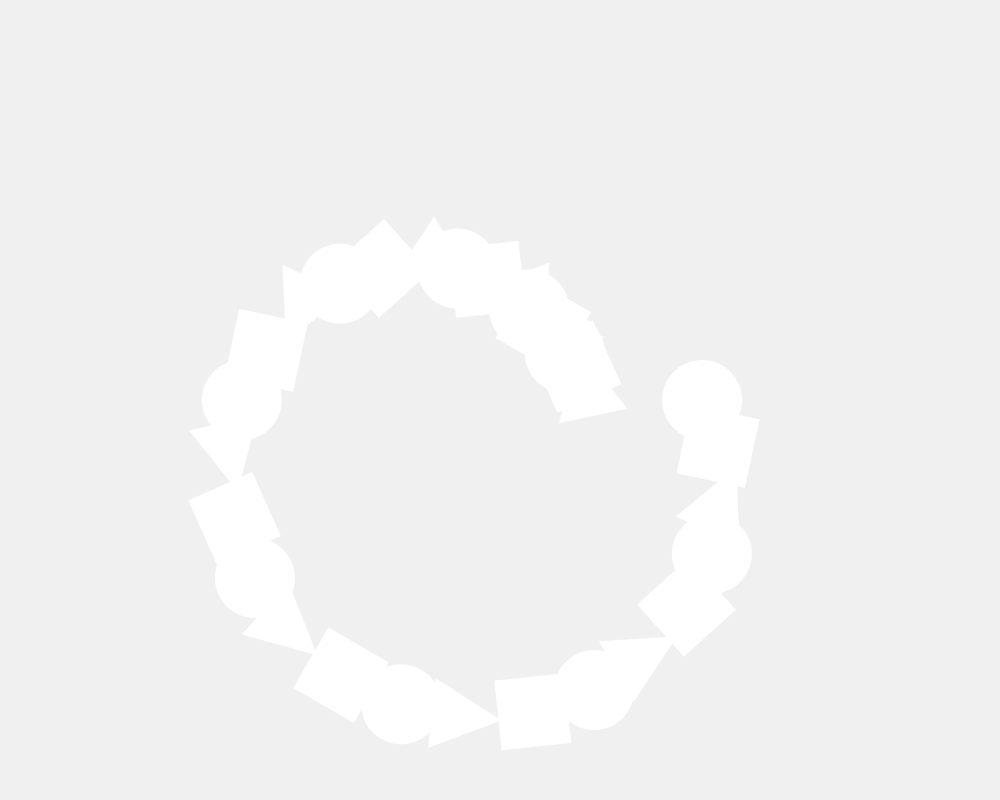
Frame 1 (no input)
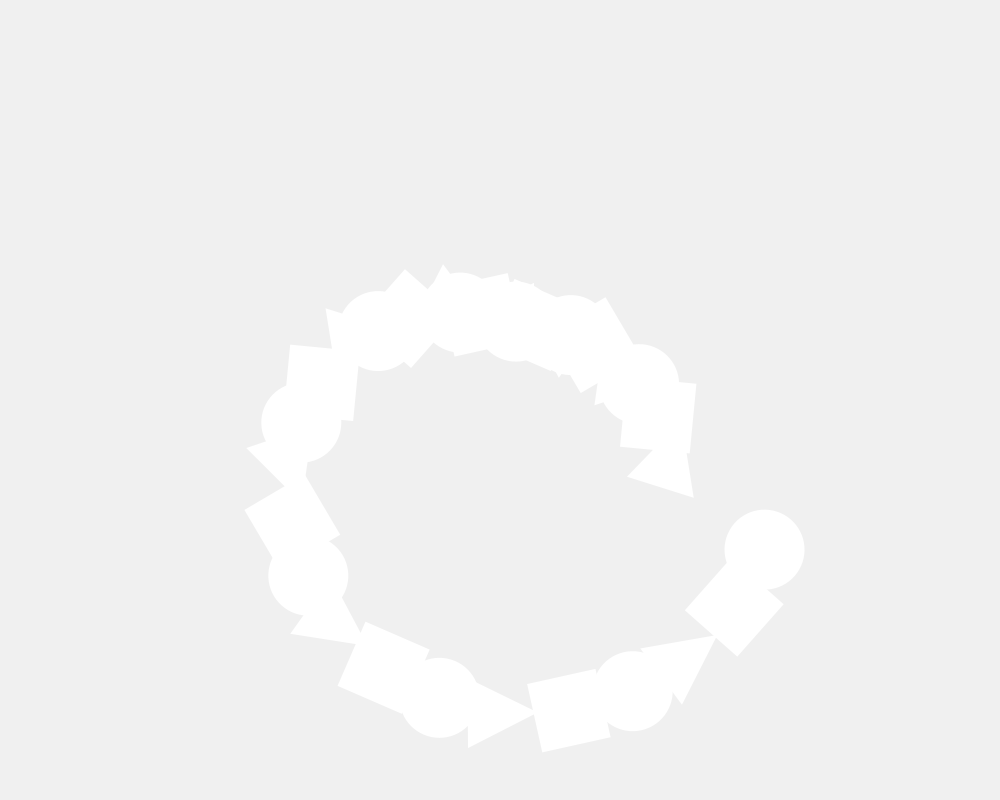
Frame 60 (the mouse pressed at the canvas centre just before this capture)
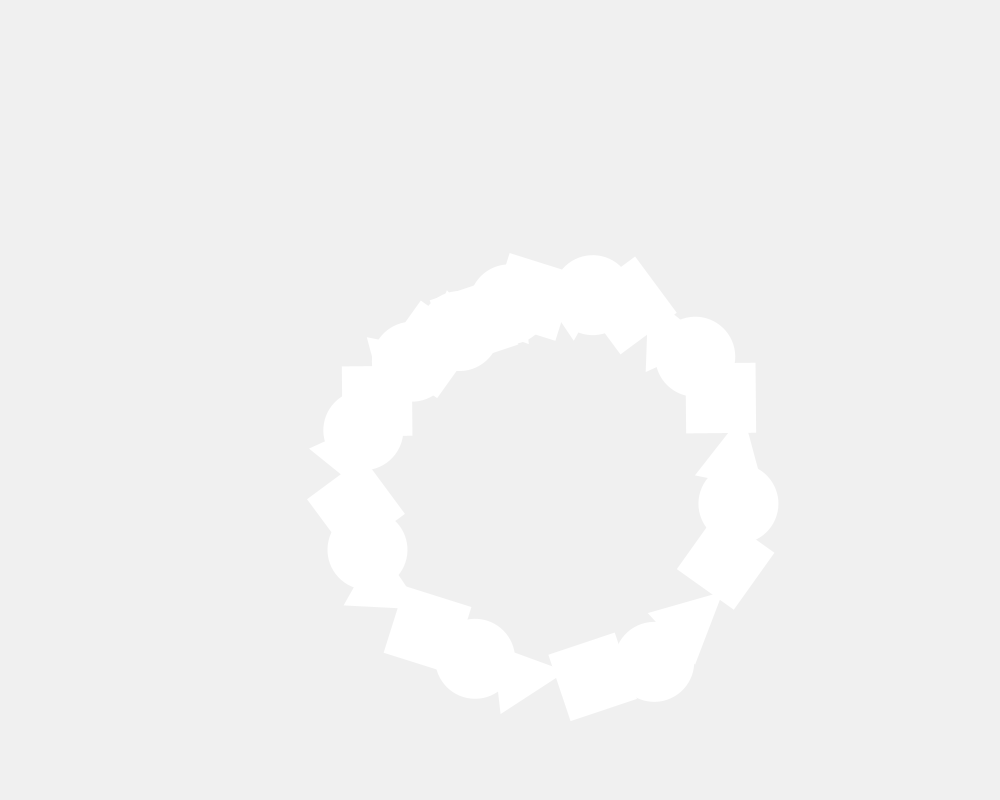
Frame 120 (the mouse held since frame 60 and released just before this capture)

The Processing sketch that drew these frames (run headless with seeded random() and noise(); from frame 60 on, the mouse is pressed at the canvas centre):

// Processing sketch: sketch_260531q
// ── sketch_260531q.pde
float angle = 0;

void setup() {
  size(1000, 800);

  smooth();        // Anti-aliasing ON
  rectMode(CENTER);
  ellipseMode(CENTER);
}

void draw() {

  background(240);

  blendMode(ADD);

  translate(width/2, height/2);

  for (int i = 0; i < 30; i++) {

    pushMatrix();

    rotate(radians(angle + i * 12));

    float radius = 50 + sin(radians(frameCount + i * 10)) * 30;

    translate(radius * 4, 0);

    // Modulo creates repeating pattern
    if (i % 3 == 0) {

      fill(255, 100, 150, 100);
      noStroke();

      ellipse(0, 0, 80, 80);

    } else if (i % 3 == 1) {

      fill(100, 200, 255, 100);
      noStroke();

      rect(0, 0, 70, 70);

    } else {

      fill(180, 255, 120, 100);
      noStroke();

      triangle(
        -35, 35,
        35, 35,
        0, -35
      );
    }

    popMatrix();
  }

  angle += 0.5;
}
